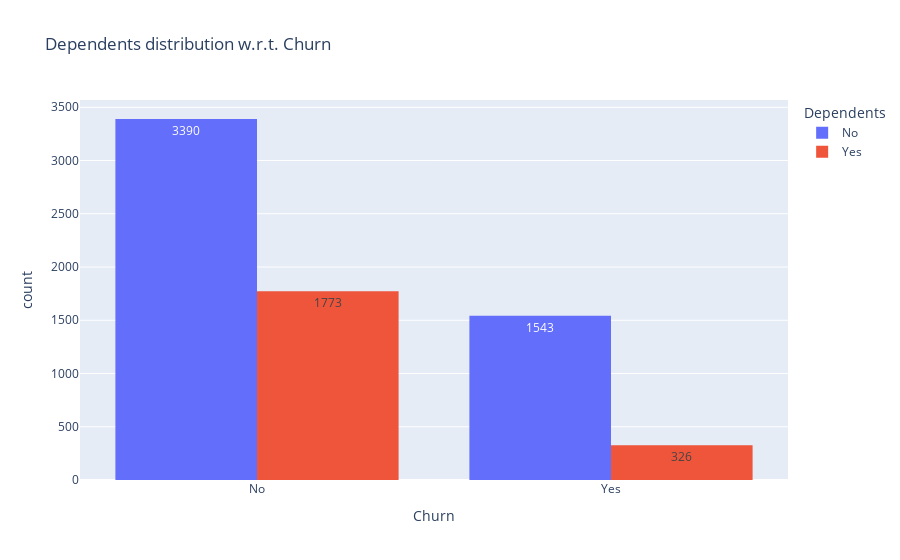

The notebook cell saved with this chart:
### Code cell
fig = px.histogram(
    data_frame = df,
    x = "Churn",
    color = "Dependents",
    barmode = "group",
    title = "Dependents distribution w.r.t. Churn",
    text_auto = True
)

fig.show()

### Figure 1 — Plotly figure (JSON) as saved in the notebook; plotly's stock layout.template omitted (floating-point values rounded to 4 significant figures; data arrays with more than 128 entries replaced by an {"elided": "..."} marker saying what was removed)
{"data": [{"alignmentgroup": "True", "bingroup": "x", "hovertemplate": "Dependents=No<br>Churn=%{x}<br>count=%{y}<extra></extra>", "legendgroup": "No", "marker": {"color": "#636efa", "pattern": {"shape": ""}}, "name": "No", "offsetgroup": "No", "orientation": "v", "showlegend": true, "texttemplate": "%{value}", "type": "histogram", "x": {"elided": "4933 str values"}, "xaxis": "x", "yaxis": "y"}, {"alignmentgroup": "True", "bingroup": "x", "hovertemplate": "Dependents=Yes<br>Churn=%{x}<br>count=%{y}<extra></extra>", "legendgroup": "Yes", "marker": {"color": "#EF553B", "pattern": {"shape": ""}}, "name": "Yes", "offsetgroup": "Yes", "orientation": "v", "showlegend": true, "texttemplate": "%{value}", "type": "histogram", "x": {"elided": "2099 str values"}, "xaxis": "x", "yaxis": "y"}], "layout": {"barmode": "group", "legend": {"title": {"text": "Dependents"}, "tracegroupgap": 0}, "title": {"text": "Dependents distribution w.r.t. Churn"}, "xaxis": {"anchor": "y", "domain": [0, 1], "title": {"text": "Churn"}}, "yaxis": {"anchor": "x", "domain": [0, 1], "title": {"text": "count"}}}}
